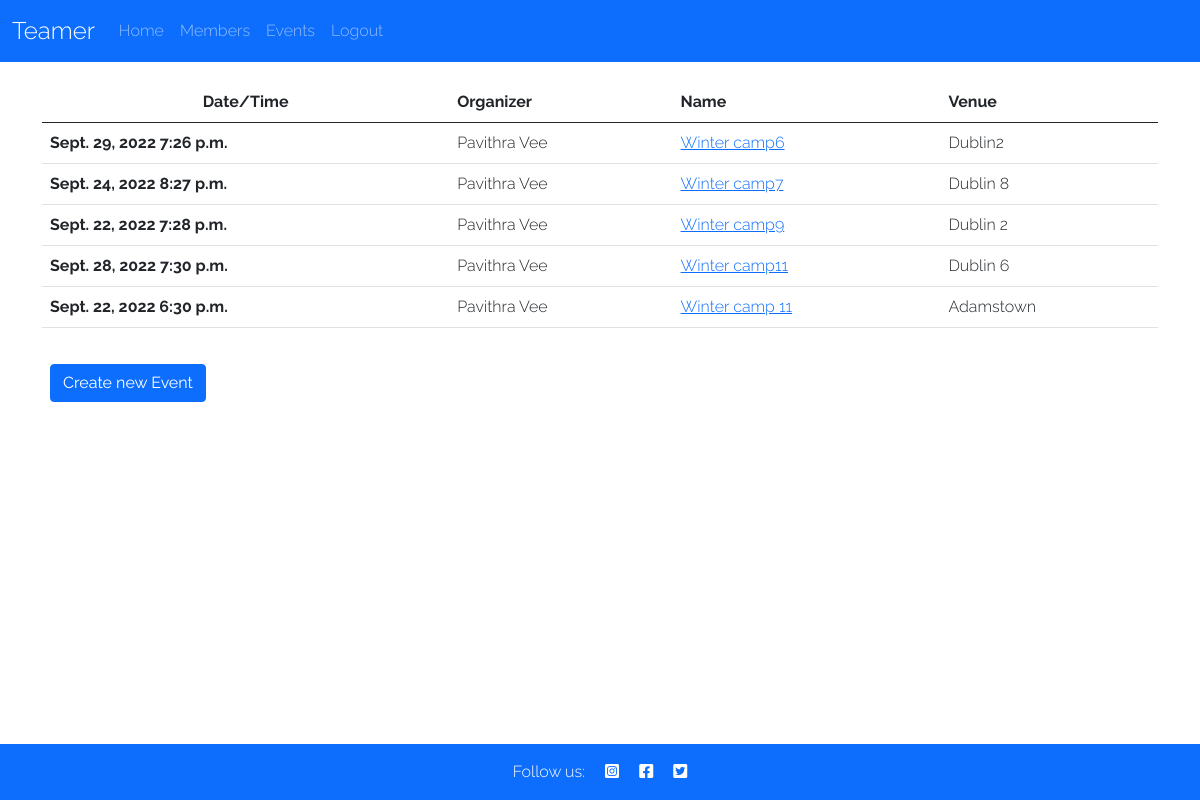
Page /event/ (signed in) on the committed database.
### club/models.py (models this page shows, shortened)
class Event(models.Model):
    name = models.CharField(max_length=50, null=False, blank=False)
    place = models.CharField(max_length=50, null=False, blank=False)
    date = models.DateField()
    time = models.TimeField()
    created_by = models.ForeignKey(
        Member, on_delete=models.CASCADE, related_name="owner"
        )
    members = models.ManyToManyField(
        Member, related_name='players_in_event', blank=True
        )

class Member(models.Model):
    first_name = models.CharField(max_length=50, null=False, blank=False)
    last_name = models.CharField(max_length=50, null=False, blank=False)
    email = models.CharField(max_length=50, null=False, blank=False)
    phone_number = models.CharField(max_length=12)
    user = models.OneToOneField(
        User, on_delete=models.CASCADE, primary_key=True
        )
    def __str__(self):
        return self.first_name + ' ' + self.last_name

### club/views.py (the view)
# urls.py: path('event/', get_events, name='events-page'),
def get_events(request):
    if request.method == 'POST':
        name = request.POST.get('name')
        place = request.POST.get('place')
        date = request.POST.get('date')
        time = request.POST.get('time')
        Event.objects.create(name=name, place=place, date=date, time=time)
    events = Event.objects.all()
    context = {
        'events': events
    }
    return render(request, 'event/event.html', context)

### club/templates/event/event.html
{% extends "base.html" %}
{% load static %}
{% block content %}
<div class="event-schedule-area-two" style="margin-top: 20px;">
    <div class="container container-custom">
        <div class="row">
            <div class="col-lg-12">
                <div class="tab-content" id="myTabContent">
                    <div class="tab-pane fade active show" id="home" role="tabpanel">
                        <div class="table-responsive">
                            <table class="table">
                                <thead>
                                    <tr>
                                        <th class="text-center" scope="col">Date/Time</th>
                                        <th scope="col">Organizer</th>
                                        <th scope="col">Name</th>
                                        <th scope="col">Venue</th>
                                    </tr>
                                </thead>
                                <tbody>
                                    {% for event in events %}
                                    <tr class="inner-box">
                                        <th scope="row">
                                            <span>{{ event.date  }} {{ event.time  }}</span>
                                        </th>
                                        <td>
                                            <span>{{ event.created_by  }}</span>
                                        </td>
                                        <td>
                                            <span><a  href="{% url 'get_event_details' event.id %}">{{ event.name  }}</a></span>
                                        </td>
                                        <td>
                                            <span>{{ event.place  }}</span>
                                        </td>
                                    </tr>
                                    {% endfor %}
                                </tbody>
                            </table>
                        </div>
                    </div>
                </div>
            </div>
        </div>
    </div>
</div>
<div class="container container-custom" style="padding: 20px;">
  <a href="/addevent" class="btn btn-primary">Create new Event</a>
</div>
{%endblock%}

### static/css/style.css (style rules this page uses)
* { margin: 0; padding: 0; border: none; }
body { font-family: raleway, sans-serif; font-weight: 300; }

### rows in the picture
Event: date "Sept. 29, 2022", time "7:26 p.m.", created_by "Pavithra Vee", name "Winter camp6", place "Dublin2"
Event: date "Sept. 24, 2022", time "8:27 p.m.", created_by "Pavithra Vee", name "Winter camp7", place "Dublin 8"
Event: date "Sept. 22, 2022", time "7:28 p.m.", created_by "Pavithra Vee", name "Winter camp9", place "Dublin 2"
Event: date "Sept. 28, 2022", time "7:30 p.m.", created_by "Pavithra Vee", name "Winter camp11", place "Dublin 6"
Event: date "Sept. 22, 2022", time "6:30 p.m.", created_by "Pavithra Vee", name "Winter camp 11", place "Adamstown"
